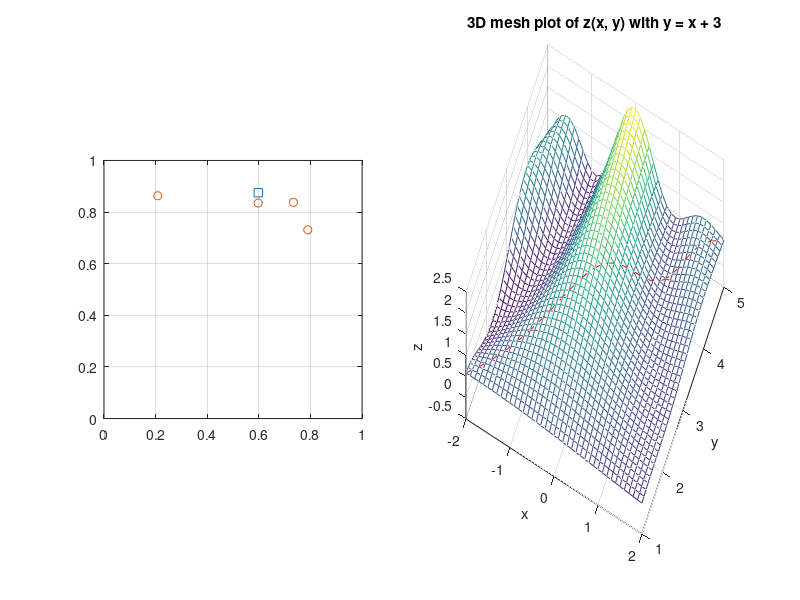

Source code (MATLAB):
% 2023 midterm 2024112396(정서진)

%% %%%%%%%%%%%%%%%%%%%%%%%%%%%%%%%%%

fprintf("[Prob 1]\n");

% x = [1 3 5 7 9];
% y = [-2 0.5 3 5.5 8];
x = 1:2:9; % this way
y = -2:2.5:8; % this way
z = (x.^(0.5) .* (y.^2 - x .* y).^2) ./ (x + 2.*y)

pause

%% %%%%%%%%%%%%%%%%%%%%%%%%%%%%%%%%%

fprintf("[Prob 2]\n");

% theta = [5/6*pi 4/6*pi 3/6*pi 2/6*pi pi/6];
theta = 5/6:-1/6:1/6
theta = pi * theta; % this way
f = sin(2 .* theta) .* cos(4.*theta).^2 + 1./tan(theta)

pause

%% %%%%%%%%%%%%%%%%%%%%%%%%%%%%%%%%%

fprintf("[Prob 3]\n");

A = [1.5 * eye(3, 3) [-ones(2); zeros(1,2)] 2*ones(3,1)]
% eye : 대각선 방향으로 1 나열 : (i, j) 가능
% ones : 1로 구성된 행렬 : (i, j) 가능
% zeros : 0으로 구성된 행렬 : (i, j) 가능

pause

fprintf("[Prob 4]\n");

% 가우스 소거법 행렬을 통해서 표현하는 방식 암기

A = [4 0 -3 1; 0 2 1 0; 0 7 0 -4; 2 0 -2 2];
B = [-5 -2 1 1]';

x = A\B

%% %%%%%%%%%%%%%%%%%%%%%%%%%%%%%%%%%

fprintf("[Prob 5]\n");

x = -2:0.1:2;
x = x + (x==0) * eps; % x = 0 에서 함수가 부정형일 때 사용하는 방식
y = 1:0.1:5;
[X, Y] = meshgrid(x, y);

Z = 1 ./ exp(2./Y) + sin(X .* Y)./(X .* y);

indx = X + 3 == Y;

subplot(1, 2, 2)
mesh(X, Y, Z)
hold on
plot3(X(indx), Y(indx), Z(indx), 'r--') % 표면 위에line을 plot하는 방식
view([25, 65]) % view 함수 : 카메라 위치? 라고 이해하면 좋을듯
title('3D mesh plot of z(x, y) with y = x + 3');
xlabel('x');
ylabel('y');
zlabel('z');
% ??? : 곡면 위에 3차원 선을 어떻게 그리는가..?

subplot(1, 2, 1)
surface(X, Y, Z, 'EdgeColor','none')
title('3D surface plot of z(x, y)');
xlabel('x');
ylabel('y');
zlabel('z');
view([25, 65])
grid on

pause

%% %%%%%%%%%%%%%%%%%%%%%%%%%%%%%%%%%

fprintf("[Prob 5]\n")

clear; clc; close all;

%step1
n = input("please input the number of value : ");
coord = rand(n, 2);

%step2
x = coord(2:n, 1);
y = coord(2:n, 2);

xt = coord(1:n, 1);
yt = coord(1:n, 2);

x1 = [coord(1, 1)];
y1 = [coord(1, 2)];

plot(x1, y1, 'square');
hold on
plot(x, y, 'o');
xlim([0, 1])
ylim([0, 1])
hold on
grid on
set (gca,'DataAspectRatio',[1 1 1])
%step3
d_vec = [];

for(i = 2:n)
    d = sqrt((xt(i) - x1)^2 + (yt(i) - y1)^2);
    d_vec(i-1) = d;
end

% disp(d_vec)


%step4

% for(i = 1:n-1)
%     if d_vec(i) == max(d_vec, [], 'all')
%         max_val = i;
%     elseif d_vec(i) == min(d_vec, [], 'all')
%         min_val = i;
%     end
% end

[d_max, max_val] = max(d_vec);
[d_min, min_val] = min(d_vec);

X_max = [x1, xt(max_val+1)];
X_min = [x1, xt(min_val+1)];
Y_max = [y1, yt(max_val+1)];
Y_min = [y1, yt(min_val+1)];

%step5

plot_option = input("[1 2 3] : ");


switch (plot_option)
    case 1
        hold on
        plot(X_max, Y_max, 'r-')
    case 2
        hold on
        plot(X_min, Y_min, 'b-')
    case 3
        hold on
        plot(X_min, Y_min, 'b')
        hold on
        plot(X_max, Y_max, 'r-')
end


pause
